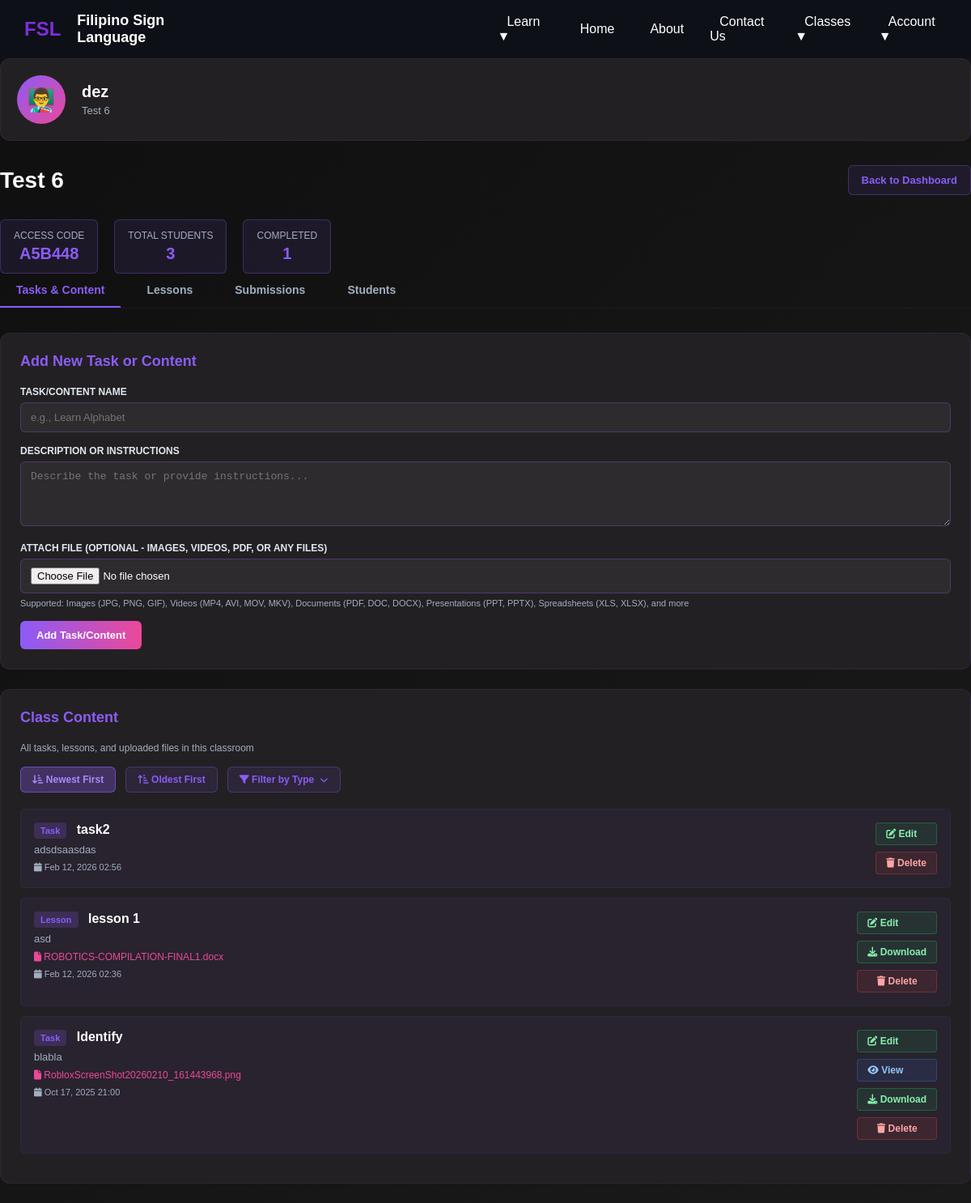
Screenshot of /In/teacher_class.php?class_id=6 (signed in) with the database file from the repository.
### tables this page shows
CREATE TABLE `classes` (
  `class_id` int(11) NOT NULL,
  `teacher_id` int(11) NOT NULL,
  `class_name` varchar(255) NOT NULL,
  `description` text DEFAULT NULL,
  `access_code` varchar(10) NOT NULL,
  `created_at` timestamp NOT NULL DEFAULT current_timestamp(),
  `status` enum('active','completed','archived') DEFAULT 'active'
);

CREATE TABLE `class_tasks` (
  `task_id` int(11) NOT NULL,
  `class_id` int(11) NOT NULL,
  `task_name` varchar(255) NOT NULL,
  `task_description` text DEFAULT NULL,
  `file_path` varchar(255) DEFAULT NULL,
  `file_name` varchar(255) DEFAULT NULL,
  `task_order` int(11) DEFAULT 0,
  `created_at` timestamp NOT NULL DEFAULT current_timestamp()
);

CREATE TABLE `class_lessons` (
  `lesson_id` int(11) NOT NULL,
  `class_id` int(11) NOT NULL,
  `lesson_name` varchar(255) NOT NULL,
  `lesson_description` text DEFAULT NULL,
  `file_path` varchar(255) NOT NULL,
  `file_name` varchar(255) NOT NULL,
  `created_at` timestamp NOT NULL DEFAULT current_timestamp()
);

### In/teacher_class.php (the view, shortened to what this page needs)
<?php
$conn = new mysqli("localhost", "root", "", "fsldb");
$class_id = intval($_GET['class_id'] ?? 0);
$teacher_id = $_SESSION['acc_no'];
$verify_query = "SELECT * FROM classes WHERE class_id = ? AND teacher_id = ?";
$stmt = $conn->prepare($verify_query);
$stmt->bind_param("ii", $class_id, $teacher_id);
$stmt->execute();
$class_result = $stmt->get_result();
$class = $class_result->fetch_assoc();
$teacher_pic_result = $conn->query("SELECT profile_picture FROM account_record WHERE acc_no = $teacher_id");
$teacher_pic_data = $teacher_pic_result->fetch_assoc();
$teacher_profile_picture = $teacher_pic_data['profile_picture'] ?? null;
$tasks_query = "SELECT * FROM class_tasks WHERE class_id = ? ORDER BY task_order";
$stmt = $conn->prepare($tasks_query);
$stmt->bind_param("i", $class_id);
$stmt->execute();
$tasks_result = $stmt->get_result();
$lessons_query = "SELECT * FROM class_lessons WHERE class_id = ? ORDER BY created_at DESC";
$stmt = $conn->prepare($lessons_query);
$stmt->bind_param("i", $class_id);
$stmt->execute();
$lessons_result = $stmt->get_result();
?>
<!DOCTYPE html>
<html lang="en">
<head>
    <link rel="stylesheet" href="https://cdnjs.cloudflare.com/ajax/libs/font-awesome/6.4.0/css/all.min.css">
</head>
<body>
    <?php include "includes/header.php" ?>
    <div class="container">
        <div class="profile-header">
            <div class="profile-picture">
                <?php if ($teacher_profile_picture): ?>
                    <img src="<?php echo htmlspecialchars($teacher_profile_picture); ?>" alt="Profile">
                <?php else: ?>
                    👨‍🏫
                <?php endif; ?>
            </div>
            <div class="profile-info">
                <h2><?php echo htmlspecialchars($_SESSION['name']); ?></h2>
                <p><?php echo htmlspecialchars($class['class_name']); ?></p>
            </div>
        </div>
        <div class="header">
            <h1><?php echo htmlspecialchars($class['class_name']); ?></h1>
            <a href="teacher_dashboard.php" class="back-btn">Back to Dashboard</a>
        </div>
        <div class="header-info">
            <div class="info-box">
                <span class="info-box-label">Access Code</span>
                <span class="info-box-value"><?php echo htmlspecialchars($class['access_code']); ?></span>
            </div>
            <?php
            $student_count_query = "SELECT COUNT(*) as count FROM student_enrollments WHERE class_id = ?";
            $stmt = $conn->prepare($student_count_query);
            $stmt->bind_param("i", $class_id);
            $stmt->execute();
            $count_result = $stmt->get_result();
            $count_row = $count_result->fetch_assoc();
            $student_count = $count_row['count'];
            $completed_query = "SELECT COUNT(*) as count FROM student_enrollments WHERE class_id = ? AND completed = 1";
            $stmt = $conn->prepare($completed_query);
            $stmt->bind_param("i", $class_id);
            $stmt->execute();
            $completed_result = $stmt->get_result();
            $completed_row = $completed_result->fetch_assoc();
            $completed_count = $completed_row['count'];
            ?>
            <div class="info-box">
                <span class="info-box-label">Total Students</span>
                <span class="info-box-value"><?php echo $student_count; ?></span>
            </div>
            <div class="info-box">
                <span class="info-box-label">Completed</span>
                <span class="info-box-value"><?php echo $completed_count; ?></span>
            </div>
        </div>
        <div class="tabs">
            <button class="tab-btn active" data-tab="tasks-content" onclick="switchTab('tasks-content')">Tasks & Content</button>
            <button class="tab-btn" data-tab="lessons" onclick="switchTab('lessons')">Lessons</button>
            <button class="tab-btn" data-tab="submissions" onclick="switchTab('submissions')">Submissions</button>
            <button class="tab-btn" data-tab="students" onclick="switchTab('students')">Students</button>
        </div>
        <div id="tasks-content" class="tab-content active">
            <div class="section">
                <h2>Add New Task or Content</h2>
                <form method="POST" enctype="multipart/form-data">
                    <div class="form-group">
                        <label for="task_name">Task/Content Name</label>
                        <input type="text" id="task_name" name="task_name" placeholder="e.g., Learn Alphabet" required>
                    </div>
                    <div class="form-group">
                        <label for="task_description">Description or Instructions</label>
                        <textarea id="task_description" name="task_description" placeholder="Describe the task or provide instructions..."></textarea>
                    </div>
                    <div class="form-group">
                        <label for="task_file">Attach File (Optional - Images, Videos, PDF, or Any Files)</label>
                        <input type="file" id="task_file" name="task_file">
                        <p style="color: #a0aec0; font-size: 11px; margin-top: 6px;">Supported: Images (JPG, PNG, GIF), Videos (MP4, AVI, MOV, MKV), Documents (PDF, DOC, DOCX), Presentations (PPT, PPTX), Spreadsheets (XLS, XLSX), and more</p>
                    </div>
                    <button type="submit" class="add-btn">Add Task/Content</button>
                </form>
            </div>
            <div class="section">
                <h2>Class Content</h2>
                <p style="color: #a0aec0; font-size: 12px; margin-bottom: 16px;">All tasks, lessons, and uploaded files in this classroom</p>
                <div style="display: flex; gap: 12px; margin-bottom: 20px; flex-wrap: wrap; align-items: center;">
                    <button class="sort-btn active" data-sort="date" onclick="sortContent('date')"><i class="fas fa-arrow-down-short-wide"></i> Newest First</button>
                    <button class="sort-btn" data-sort="oldest" onclick="sortContent('oldest')"><i class="fas fa-arrow-up-short-wide"></i> Oldest First</button>
                    <div class="sort-dropdown">
                        <button class="sort-btn" style="margin: 0;"><i class="fas fa-filter"></i> Filter by Type <i class="fas fa-chevron-down" style="font-size: 10px; margin-left: 4px;"></i></button>
                    </div>
                </div>
                <?php
                $all_content_items = [];
                if ($tasks_result->num_rows > 0) {
                    $tasks_result->data_seek(0);
                    while ($task = $tasks_result->fetch_assoc()) {
                        $created_at = $task['created_at'] ?? date('Y-m-d H:i:s');
                        $ts = strtotime($created_at);
                        $all_content_items[] = [
                            'type' => 'task',
                            'id' => $task['task_id'],
                            'name' => $task['task_name'],
                            'description' => $task['task_description'] ?? 'No description',
                            'file_path' => $task['file_path'] ?? null,
                            'file_name' => $task['file_name'] ?? null,
                            'created_at' => $created_at,
                            'date' => $ts,
                            'date_ms' => $ts * 1000
                        ];
                    }
                }
                if ($lessons_result->num_rows > 0) {
                    $lessons_result->data_seek(0);
                    while ($lesson = $lessons_result->fetch_assoc()) {
                        $created_at = $lesson['created_at'] ?? date('Y-m-d H:i:s');
                        $ts = strtotime($created_at);
                        $all_content_items[] = [
                            'type' => 'lesson',
                            'id' => $lesson['lesson_id'],
                            'name' => $lesson['lesson_name'],
                            'description' => $lesson['lesson_description'] ?? 'No description',
                            'file_path' => $lesson['file_path'],
                            'file_name' => $lesson['file_name'],
                            'created_at' => $created_at,
                            'date' => $ts,
                            'date_ms' => $ts * 1000
                        ];
                    }
                }
                usort($all_content_items, function($a, $b) {
                    return $b['date'] - $a['date'];
                });
                if (!empty($all_content_items)): ?>
                    <ul class="task-list">
                        <?php foreach ($all_content_items as $item): ?>
                            <?php
                                $file_type = 'other';
                                if ($item['file_name']) {
                                    $ext = strtolower(pathinfo($item['file_name'], PATHINFO_EXTENSION));
                                    if (in_array($ext, ['jpg', 'jpeg', 'png', 'gif', 'bmp', 'webp'])) {
                                        $file_type = 'photo';
                                    } elseif (in_array($ext, ['mp4', 'avi', 'mov', 'mkv', 'webm', 'ogv'])) {
                                        $file_type = 'video';
                                    }
                                }
                            ?>
                            <li class="task-item" style="cursor: pointer; transition: all 0.3s ease;" data-type="<?php echo $item['type']; ?>" data-file-type="<?php echo $file_type; ?>" data-date="<?php echo $item['date_ms']; ?>" onclick="viewContent('<?php echo $item['type']; ?>', <?php echo $item['id']; ?>)">
                                <div class="task-info">
                                    <h4>
                                        <span style="display: inline-block; margin-right: 8px; padding: 4px 8px; border-radius: 4px; font-size: 11px; background: rgba(139, 92, 246, 0.2); color: #8b5cf6;">
                                            <?php echo ucfirst($item['type']); ?>
                                        </span>
                                        <?php echo htmlspecialchars($item['name']); ?>
                                    </h4>
                                    <p><?php echo htmlspecialchars($item['description']); ?></p>
                                    <?php if ($item['file_name']): ?>
                                        <p style="margin-top: 8px; font-size: 12px; color: #ec4899;">
                                            <i class="fas fa-file"></i>
                                            <?php
                                            echo htmlspecialchars($item['file_name']);
                                            ?>
                                        </p>
                                    <?php endif; ?>
                                    <p style="margin-top: 8px; font-size: 11px; color: #a0aec0;">
                                        <i class="fas fa-calendar"></i> <?php echo date('M d, Y H:i', strtotime($item['created_at'])); ?>
                                    </p>
                                </div>
                                <div style="display: flex; gap: 8px; flex-direction: column;" onclick="event.stopPropagation();">
                                    <a href="edit_content.php?type=<?php echo $item['type']; ?>&id=<?php echo $item['id']; ?>&class_id=<?php echo $class_id; ?>" class="download-btn" style="white-space: normal; background: rgba(34, 197, 94, 0.1); border-color: rgba(34, 197, 94, 0.3); color: #86efac;"><i class="fas fa-edit"></i> Edit</a>
                                    <?php if ($item['file_path']):
                                        $ext = strtolower(pathinfo($item['file_name'], PATHINFO_EXTENSION));
                                        $is_viewable = in_array($ext, ['jpg', 'jpeg', 'png', 'gif', 'bmp', 'webp', 'mp4', 'avi', 'mov', 'mkv', 'webm', 'ogv']);
                                    ?>
                                        <?php if ($is_viewable): ?>
                                            <a href="view_content.php?type=<?php echo $item['type']; ?>&id=<?php echo $item['id']; ?>&class_id=<?php echo $class_id; ?>" class="download-btn" style="white-space: normal; background: rgba(59, 130, 246, 0.1); border-color: rgba(59, 130, 246, 0.3); color: #93c5fd;"><i class="fas fa-eye"></i> View</a>
                                        <?php endif; ?>
                                        <a href="<?php echo htmlspecialchars($item['file_path']); ?>" download class="download-btn" style="white-space: normal;" onclick="event.stopPropagation();"><i class="fas fa-download"></i> Download</a>
                                    <?php endif; ?>
                                    <form method="POST" action="delete_handler.php" style="display: inline;" onsubmit="event.stopPropagation(); return confirm('Are you sure you want to delete this?');">
                                        <button type="submit" class="delete-btn" style="width: 100%;"><i class="fas fa-trash"></i> Delete</button>
                                    </form>
                                </div>
                            </li>
                        <?php endforeach; ?>
                    </ul>
                <?php endif; ?>
            </div>
        </div>
    </div>
</body>
</html>

### rows the page displays
classes: class_name "Test 6", access_code "A5B448"
class_tasks: type "Task", task_name "task2", task_description "adsdsaasdas", created_at "Feb 12, 2026 02:56"
class_lessons: type "Lesson", lesson_name "lesson 1", lesson_description "asd", file_name "ROBOTICS-COMPILATION-FINAL1.docx", created_at "Feb 12, 2026 02:36"
class_tasks: type "Task", task_name "Identify", task_description "blabla", file_name "RobloxScreenShot20260210_161443968.png", created_at "Oct 17, 2025 21:00"

### other values shown
$_SESSION['name'] "dez"
$student_count "3"
$completed_count "1"
